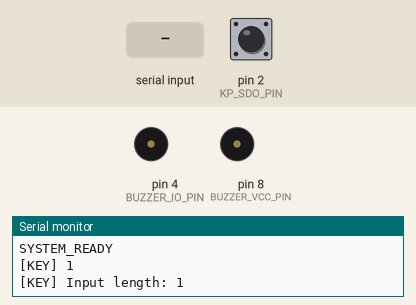
Bench run of a sketch on a simulated Arduino Uno, built with avr-gcc and run on an emulated ATmega328P. Parts: buzzer (waves = sounding, pin HIGH), the last lines printed to the serial monitor. Inputs (shaded band) come from the test bench; at power-on: pin 2 (KP_SDO_PIN) LOW. Pins used as bus, display or sensor lines are not drawn.

Above: at 1.4 s.
1.5 s: "LOCKDOWN\n" received over Serial
At 1.65 s:
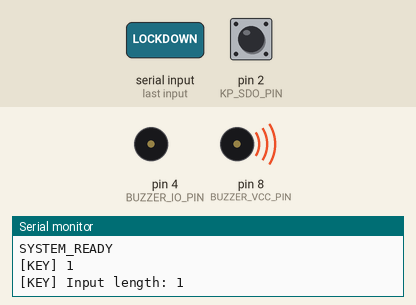
4.5 s: "OPEN_DOOR\n" received over Serial
At 4.76 s:
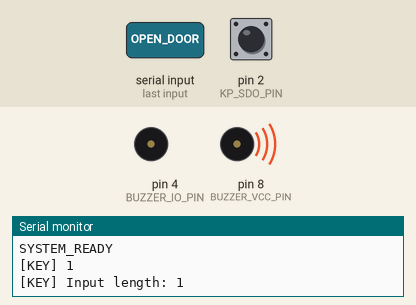
6.4 s: pin 2 (KP_SDO_PIN) pulsed HIGH 5 times (0.12 s each, 0.3 s apart)
At 7.3 s:
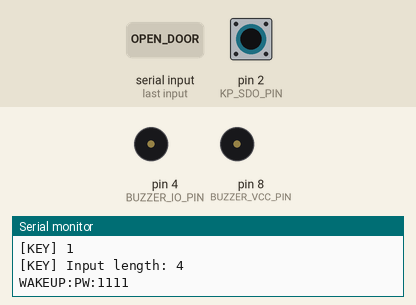
Timing chart, 0 to 9.4 s (numbered marks = the images above; inputs shaded):
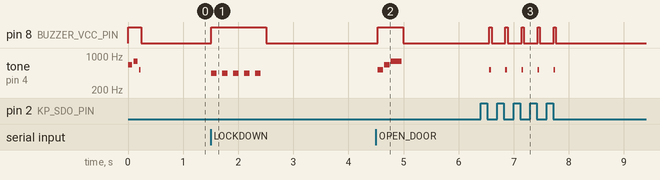

Measured:
- after the input at 1.5 s, pin 8 (BUZZER_VCC_PIN): LOW → HIGH at once, → LOW 1.0 s later; tone on pin 4 (BUZZER_IO_PIN): alternates 440 Hz for 0.10 s and silent for 0.10 s, 10 changes in all, then stays silent, starting at once
- after the input at 4.5 s, pin 8 (BUZZER_VCC_PIN): LOW → HIGH at once, → LOW 0.46 s later; tone on pin 4 (BUZZER_IO_PIN): plays 523 Hz for 0.10 s, 659 Hz for 0.10 s, 784 Hz for 0.20 s, starting at once
- after the input at 6.4 s, pin 8 (BUZZER_VCC_PIN): alternates HIGH for 0.04 s and LOW for 0.25 s, 10 changes in all, then stays LOW, starting after 0.16 s; tone on pin 4 (BUZZER_IO_PIN): alternates 523 Hz for 0.03 s and silent for 0.26 s, 10 changes in all, then stays silent, starting after 0.16 s
- by itself, tone on pin 4 (BUZZER_IO_PIN): plays 659 Hz for 0.08 s, 784 Hz for 0.08 s, 523 Hz for 0.03 s

The sketch:

doorlock_firmware.ino
```cpp
/*
 * doorlock_firmware.ino
 * 2FA 스마트 도어락 — Arduino Uno R4 WiFi
 *
 * USB-C 시리얼을 통해 서버(PC/Raspberry Pi)와 통신한다.
 * NFC + PIN 1차 인증 → 서버 → 얼굴 인식 2차 인증 → 도어 개방
 *
 * 현재 연결: TTP229 터치키패드(SZH-SSBH-065), 부저(FQ-030), 브레드보드
 * 미연결:   NFC, LED, 릴레이 → ACTIVE 플래그 false
 *
 * 배선 기준: pin_connect_set.md
 */

// NFC 사용 시 true로 변경
#define NFC_ACTIVE          false

#if NFC_ACTIVE
#include <SPI.h>
#include <MFRC522.h>
#endif

// ╔══════════════════════════════════════════════════════════╗
// ║  PIN CONFIGURATION — pin_connect_set.md 기준 배선       ║
// ╚══════════════════════════════════════════════════════════╝

// --- NFC (MFRC522 / SZH-EK040) --- 현재 미연결 ----------------------
#if NFC_ACTIVE
#define NFC_SS_PIN    10    // SDA → D10
#define NFC_RST_PIN   9     // RST → D9~
#endif

// --- TTP229 터치 키패드 (SZH-SSBH-065) ----------------------------
// 16키 모드: 모듈의 TP2 패드를 GND에 쇼트해야 16키 활성화
// SDO → D2, SCL → D3 (프로토콜: TTP229 시리얼, I2C 아님)
#define KP_SDO_PIN    2     // SDO (Serial Data Out)
#define KP_SCL_PIN    3     // SCL (Serial Clock)

// 키패드 매핑: TTP229의 키 1~16을 도어락 문자에 대응
// ┌───┬───┬───┬───┐
// │ 1 │ 2 │ 3 │ A │
// │ 4 │ 5 │ 6 │ B │
// │ 7 │ 8 │ 9 │ C │
// │ * │ 0 │ # │ D │
// └───┴───┴───┴───┘
const char keyMap[16] = {
  '1','2','3','A',
  '4','5','6','B',
  '7','8','9','C',
  '*','0','#','D'
};

// --- 부저 (FQ-030) ------------------------------------------------
#define BUZZER_VCC_PIN      8    // 부저 전원 (HIGH로 켜기)
#define BUZZER_IO_PIN       4    // 부저 톤 출력 (PWM~)

// --- LED ---- 현재 미연결 ------------------------------------------
#define LED_STATUS_PIN      A5
#define LED_ACTIVE          false

// --- 릴레이 --- 현재 미연결 ----------------------------------------
#define RELAY_PIN           A1
#define RELAY_LOCKED        LOW
#define RELAY_UNLOCKED      HIGH
#define DOOR_OPEN_MS        3000
#define RELAY_ACTIVE        false

// ╔══════════════════════════════════════════════════════════╗
// ║  END OF PIN CONFIGURATION                               ║
// ╚══════════════════════════════════════════════════════════╝

// --- 음계 정의 (Hz) ------------------------------------------------
#define NOTE_C4   262
#define NOTE_E4   330
#define NOTE_F4   349
#define NOTE_G4   392
#define NOTE_A4   440
#define NOTE_C5   523
#define NOTE_E5   659
#define NOTE_G5   784

// --- 전역 변수 -----------------------------------------------------
#if NFC_ACTIVE
MFRC522 mfrc522(NFC_SS_PIN, NFC_RST_PIN);
#endif

String inputPassword = "";
const int MAX_PASSWORD_LEN = 8;
const int MIN_PASSWORD_LEN = 4;

bool doorOpen = false;
unsigned long doorOpenedAt = 0;
char lastKey = 0;               // 키 반복 방지용

// ====================================================================
//  TTP229 키패드 읽기
// ====================================================================

// TTP229 프로토콜: SCL을 16번 펄스하면서 SDO에서 비트를 읽는다.
// SDO가 LOW인 비트가 눌린 키이다 (active-LOW).
char readKeypad() {
  // SDO가 HIGH면 아무 키도 안 눌린 상태
  if (digitalRead(KP_SDO_PIN) == HIGH) {
    lastKey = 0;     // 키 해제
    return 0;
  }

  delayMicroseconds(10);   // 데이터 안정화

  char pressed = 0;
  for (int i = 0; i < 16; i++) {
    digitalWrite(KP_SCL_PIN, LOW);
    delayMicroseconds(10);

    if (digitalRead(KP_SDO_PIN) == LOW && pressed == 0) {
      pressed = keyMap[i];
    }

    digitalWrite(KP_SCL_PIN, HIGH);
    delayMicroseconds(10);
  }

  // 같은 키가 계속 눌려있으면 중복 입력 방지
  if (pressed == lastKey) return 0;
  lastKey = pressed;

  return pressed;
}

// ====================================================================
//  부저 함수 (FQ-030: VCC 핀으로 전원, IO 핀으로 톤)
// ====================================================================

void buzzerOn() {
  digitalWrite(BUZZER_VCC_PIN, HIGH);
}

void buzzerOff() {
  noTone(BUZZER_IO_PIN);
  digitalWrite(BUZZER_VCC_PIN, LOW);
}

void buzzKeypress() {
  buzzerOn();
  tone(BUZZER_IO_PIN, NOTE_C5, 30);
  delay(40);
  buzzerOff();
}

void buzzSuccess() {
  buzzerOn();
  tone(BUZZER_IO_PIN, NOTE_C5, 100);
  delay(120);
  tone(BUZZER_IO_PIN, NOTE_E5, 100);
  delay(120);
  tone(BUZZER_IO_PIN, NOTE_G5, 200);
  delay(220);
  buzzerOff();
}

void buzzFail() {
  buzzerOn();
  tone(BUZZER_IO_PIN, NOTE_A4, 250);
  delay(280);
  tone(BUZZER_IO_PIN, NOTE_F4, 400);
  delay(420);
  buzzerOff();
}

void buzzSystemReady() {
  buzzerOn();
  tone(BUZZER_IO_PIN, NOTE_E5, 80);
  delay(100);
  tone(BUZZER_IO_PIN, NOTE_G5, 80);
  delay(100);
  buzzerOff();
}

void buzzLockdown() {
  buzzerOn();
  for (int i = 0; i < 5; i++) {
    tone(BUZZER_IO_PIN, NOTE_A4, 100);
    delay(150);
    noTone(BUZZER_IO_PIN);
    delay(50);
  }
  buzzerOff();
}

// ====================================================================
//  LED 함수
// ====================================================================

void ledOn() {
  if (LED_ACTIVE) digitalWrite(LED_STATUS_PIN, HIGH);
}

void ledOff() {
  if (LED_ACTIVE) digitalWrite(LED_STATUS_PIN, LOW);
}

void ledFlash(int count, int onMs, int offMs) {
  if (!LED_ACTIVE) return;
  for (int i = 0; i < count; i++) {
    ledOn();  delay(onMs);
    ledOff(); delay(offMs);
  }
}

// ====================================================================
//  Setup
// ====================================================================

void setup() {
  Serial.begin(9600);

  #if NFC_ACTIVE
  SPI.begin();
  mfrc522.PCD_Init();
  #endif

  // TTP229 키패드 핀 초기화
  pinMode(KP_SCL_PIN, OUTPUT);
  pinMode(KP_SDO_PIN, INPUT);
  digitalWrite(KP_SCL_PIN, HIGH);  // SCL 기본 HIGH

  // 부저 핀 초기화
  pinMode(BUZZER_VCC_PIN, OUTPUT);
  pinMode(BUZZER_IO_PIN, OUTPUT);
  digitalWrite(BUZZER_VCC_PIN, LOW);

  // LED 핀 초기화
  if (LED_ACTIVE) {
    pinMode(LED_STATUS_PIN, OUTPUT);
  }

  // 릴레이 핀 초기화
  if (RELAY_ACTIVE) {
    pinMode(RELAY_PIN, OUTPUT);
    digitalWrite(RELAY_PIN, RELAY_LOCKED);
  }

  ledOn();
  buzzSystemReady();

  Serial.println("SYSTEM_READY");
}

// ====================================================================
//  Main Loop
// ====================================================================

void loop() {
  serviceDoorTimer();
  #if NFC_ACTIVE
  handleNfc();
  #endif
  handleKeypad();
  handleServerCommand();
  delay(50);    // TTP229 안정성을 위한 루프 딜레이
}

// ====================================================================
//  NFC 처리 (NFC_ACTIVE == false 이면 컴파일에서 제외)
// ====================================================================

#if NFC_ACTIVE
void handleNfc() {
  if (!mfrc522.PICC_IsNewCardPresent() || !mfrc522.PICC_ReadCardSerial()) {
    return;
  }

  String uid = "";
  for (byte i = 0; i < mfrc522.uid.size; i++) {
    if (mfrc522.uid.uidByte[i] < 0x10) uid += "0";
    uid += String(mfrc522.uid.uidByte[i], HEX);
  }
  uid.toUpperCase();

  buzzKeypress();
  Serial.print("WAKEUP:NFC:");
  Serial.println(uid);

  mfrc522.PICC_HaltA();
  mfrc522.PCD_StopCrypto1();
}
#endif

// ====================================================================
//  키패드 처리 (TTP229 터치 키패드)
// ====================================================================

void handleKeypad() {
  char key = readKeypad();
  if (!key) return;

  buzzKeypress();

  // 시리얼 모니터에도 표시 (디버깅용)
  Serial.print("[KEY] ");
  Serial.println(key);

  if (key == '*') {
    inputPassword = "";
    Serial.println("[KEY] Password cleared");
    return;
  }

  if (key == '#') {
    sendPassword();
    return;
  }

  if (inputPassword.length() < MAX_PASSWORD_LEN) {
    inputPassword += key;
    // 입력 중 피드백 (자릿수만 표시, 값은 숨김)
    Serial.print("[KEY] Input length: ");
    Serial.println(inputPassword.length());
  }
  if (inputPassword.length() >= MIN_PASSWORD_LEN) {
    sendPassword();
  }
}

void sendPassword() {
  if (inputPassword.length() == 0) return;
  Serial.print("WAKEUP:PW:");
  Serial.println(inputPassword);
  inputPassword = "";
}

// ====================================================================
//  서버 명령 수신
// ====================================================================

void handleServerCommand() {
  if (Serial.available() <= 0) return;

  String command = Serial.readStringUntil('\n');
  command.trim();

  if (command == "OPEN_DOOR" || command == "ACTION:OPEN") {
    buzzSuccess();
    ledFlash(2, 100, 80);
    ledOn();
    openDoor();
  }
  else if (command == "AUTH_FAIL") {
    buzzFail();
    ledFlash(4, 80, 80);
    ledOn();
  }
  else if (command == "LOCKDOWN") {
    buzzLockdown();
    ledFlash(10, 50, 50);
    ledOn();
  }
}

// ====================================================================
//  도어 제어
// ====================================================================

void openDoor() {
  if (RELAY_ACTIVE) {
    digitalWrite(RELAY_PIN, RELAY_UNLOCKED);
  }
  doorOpen = true;
  doorOpenedAt = millis();
  Serial.println("DOOR_OPENED");
}

void serviceDoorTimer() {
  if (doorOpen && millis() - doorOpenedAt >= DOOR_OPEN_MS) {
    if (RELAY_ACTIVE) {
      digitalWrite(RELAY_PIN, RELAY_LOCKED);
    }
    doorOpen = false;
    ledOff();
    delay(100);
    ledOn();
    Serial.println("DOOR_CLOSED");
  }
}
```
